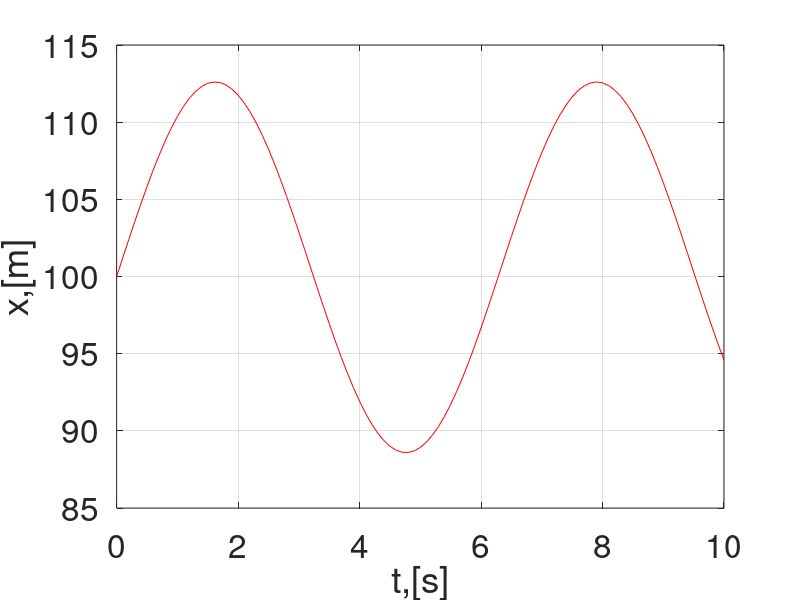
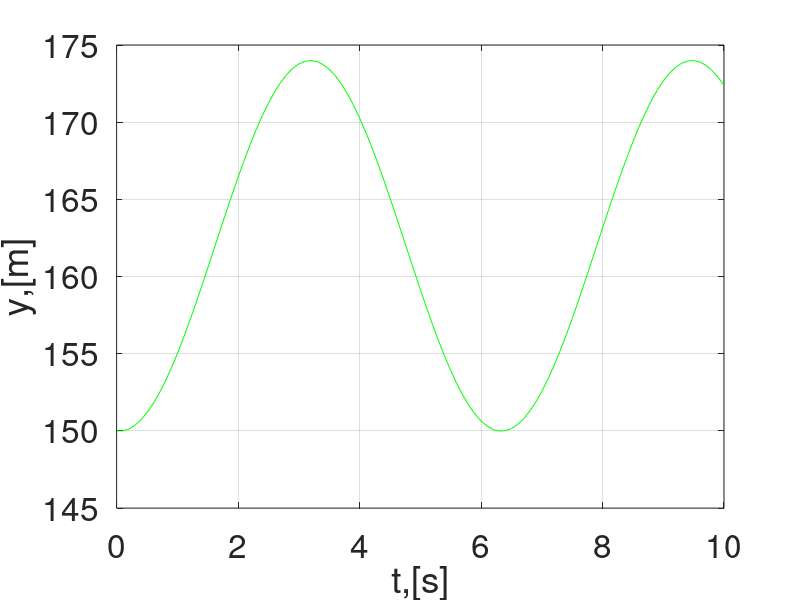
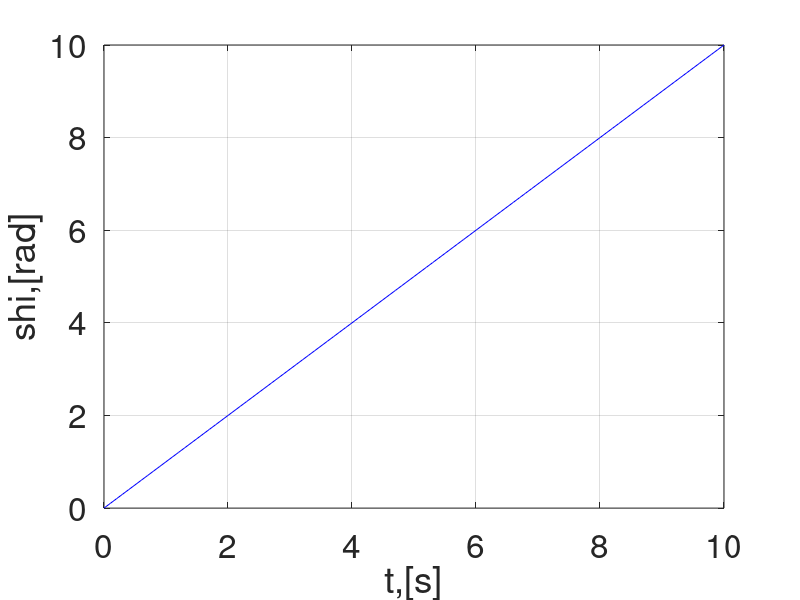
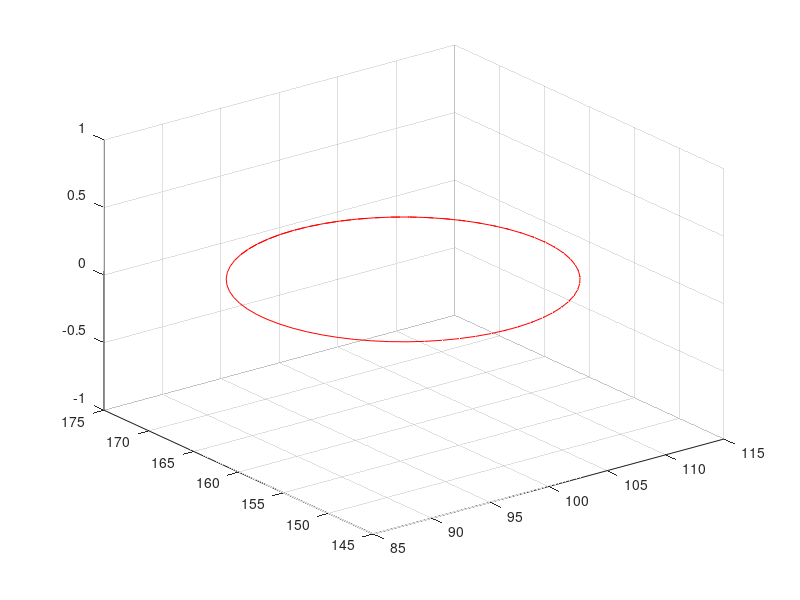

MATLAB code for these plots, in order:
% Target state pridiction model
clear all; clc; close all;

%Simulation Parameters
dt = 0.1; %tim-size
ts = 10; %Simulation time
t = 0:dt:ts; %Time span

%initial location of the target according to paper
x0 = 100;
y0 = 150;
shi0 = 0;

%intermediate matrix
eta0 = [x0; y0; shi0];
eta(:,1) = eta0;


for i=1:length(t)
    
    shi = eta(3,i); % Orientation of target
    v_t = 12;  % linear velocity of target
    omega_t = 1; % Angular velocity of target
    z(1,i)=0; %target on ground
    
    eta_dot(:,i) = [v_t*cos(shi); v_t*sin(shi); omega_t];
    
    eta(:,i+1) = eta(:,i) + dt * eta_dot(:,i);
    
end

figure % plotting the x position through out the simulation
plot(t, eta(1,1:i),'-r');
set(gca,'fontsize',24)
xlabel('t,[s]');
ylabel('x,[m]');
grid on;

figure % plotting the y position through out the simulation
plot(t, eta(2,1:i),'-g');
set(gca,'fontsize',24)
xlabel('t,[s]');
ylabel('y,[m]');
grid on;

figure % plotting the shi through out the simulation
plot(t, eta(3,1:i),'-b');
set(gca,'fontsize',24)
xlabel('t,[s]');
ylabel('shi,[rad]');
grid on;

figure % plotting the trajectory of target through out the simulation
plot3(eta(1,1:i),eta(2,1:i),z(1:i),'-r');
grid on;

